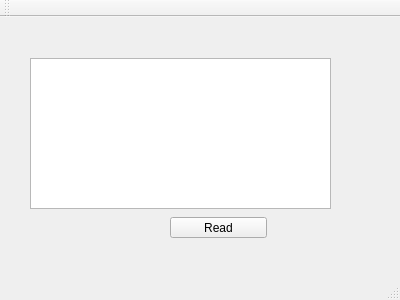
<?xml version="1.0" encoding="UTF-8"?>
<ui version="4.0">
 <class>MainWindow</class>
 <widget class="QMainWindow" name="MainWindow">
  <property name="geometry">
   <rect>
    <x>0</x>
    <y>0</y>
    <width>400</width>
    <height>300</height>
   </rect>
  </property>
  <property name="windowTitle">
   <string>MainWindow</string>
  </property>
  <widget class="QWidget" name="centralWidget">
   <widget class="QPushButton" name="pbReadFromFile">
    <property name="geometry">
     <rect>
      <x>170</x>
      <y>200</y>
      <width>97</width>
      <height>21</height>
     </rect>
    </property>
    <property name="text">
     <string>Read</string>
    </property>
   </widget>
   <widget class="QTableWidget" name="twMilitaries">
    <property name="geometry">
     <rect>
      <x>30</x>
      <y>41</y>
      <width>301</width>
      <height>151</height>
     </rect>
    </property>
   </widget>
   <widget class="QLabel" name="lBattlionName">
    <property name="geometry">
     <rect>
      <x>50</x>
      <y>10</y>
      <width>71</width>
      <height>23</height>
     </rect>
    </property>
    <property name="text">
     <string/>
    </property>
   </widget>
  </widget>
  <widget class="QMenuBar" name="menuBar">
   <property name="geometry">
    <rect>
     <x>0</x>
     <y>0</y>
     <width>400</width>
     <height>28</height>
    </rect>
   </property>
  </widget>
  <widget class="QToolBar" name="mainToolBar">
   <attribute name="toolBarArea">
    <enum>TopToolBarArea</enum>
   </attribute>
   <attribute name="toolBarBreak">
    <bool>false</bool>
   </attribute>
  </widget>
  <widget class="QStatusBar" name="statusBar"/>
 </widget>
 <layoutdefault spacing="6" margin="11"/>
 <resources/>
 <connections/>
</ui>
